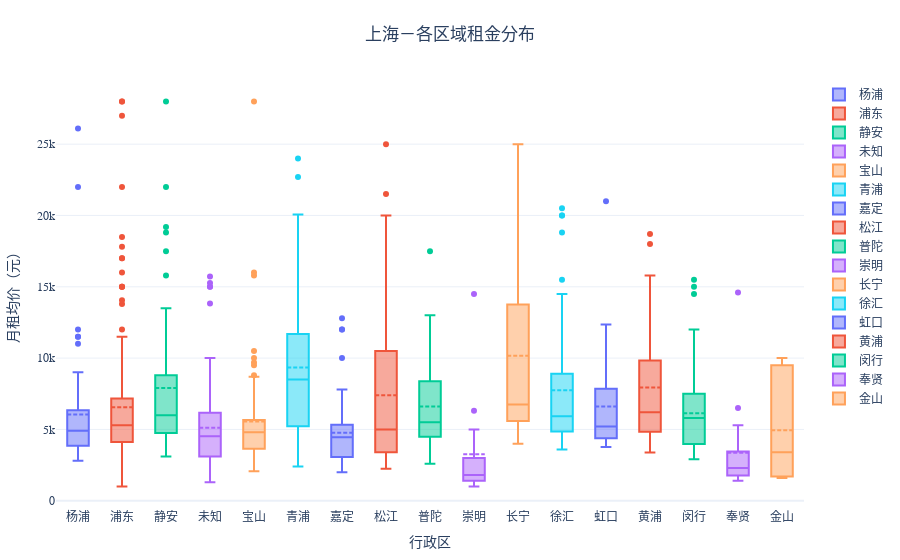

Notebook cell for this chart:
### Code cell
city_charts = viz.plot_city_analysis(ANALYSIS_CITY)

city_charts['box'].show()
